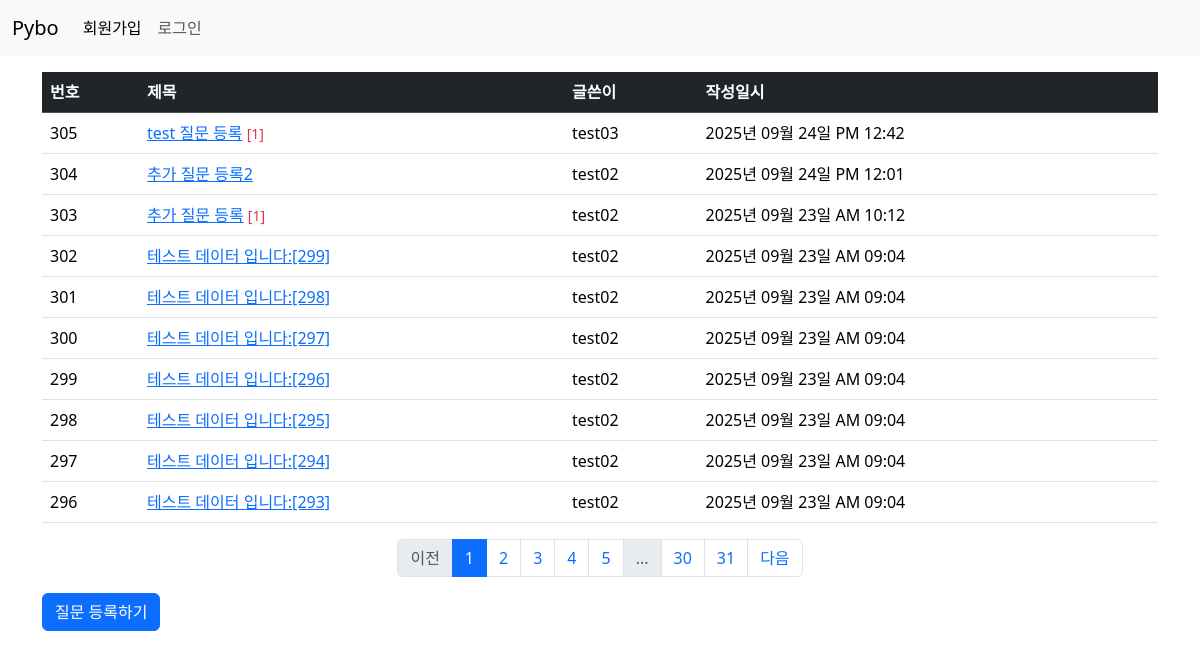
Page /question/list/ on the committed database.
### pybo/models.py (models this page shows)
class Question(db.Model):
    id = db.Column(db.Integer, primary_key=True)
    subject = db.Column(db.String(200), nullable=False)
    content = db.Column(db.Text(), nullable=False)
    create_date = db.Column(db.DateTime(), nullable=False)
    user_id = db.Column(db.Integer, db.ForeignKey('user.id', ondelete='CASCADE'),
                        nullable=False)
    user = db.relationship('User', backref=db.backref('question_set'))

class User(db.Model):
    id = db.Column(db.Integer, primary_key=True)
    username = db.Column(db.String(150), unique=True, nullable=False)
    password = db.Column(db.String(200), nullable=False)
    email = db.Column(db.String(120), unique=True, nullable=False)

### pybo/views/question_views.py (the view)
@bp.route('/list/')
def _list():
    page = request.args.get('page', default=1, type=int)  # 페이지
    question_list = Question.query.order_by(Question.create_date.desc())
    question_list = question_list.paginate(page=page, per_page=10)  # 한 페이지에 보여야할 게시글 수
    return render_template('question/question_list.html', question_list=question_list)

### pybo/filter.py (called while the page is built)
def format_datetime(value, fmt='%Y년 %m월 %d일 %p %I:%M'):
    return value.strftime(fmt)

### pybo/views/auth_views.py (called while the page is built)
@bp.before_app_request
def load_logged_in_user():
    user_id = session.get('user_id')
    if user_id is None:
        g.user = None
    else:
        g.user = User.query.get(int(user_id))

### pybo/templates/question/question_list.html
{% extends 'base.html' %}
{% block content %}
<div class="container my-3">
    <table class="table table-hover">
        <thead>
        <tr class="table-dark">
            <th scope="col">번호</th>
            <th scope="col">제목</th>
            <th scope="col">글쓴이</th>
            <th scope="col">작성일시</th>
        </tr>
        </thead>
        <tbody>
        {% if question_list %}
        {% for question in question_list.items %}
        <tr>
            <td>{{ question_list.total - (question_list.page - 1) * question_list.per_page - loop.index0 }}</td>
            <td>
                <a href="{{ url_for('question.detail', question_id= question.id) }}">{{ question.subject }}</a>
                {% if question.answer_set | length > 0 %}
                <span class="text-danger small"> [{{question.answer_set | length}}]</span>
                {% endif %}
            </td>
            <td>{{ question.user.username }}</td>
            <td>{{ question.create_date|datetime }}</td>
        </tr>
        {% endfor %}
        {% else %}
        <tr>
            <td colspan="3">질문이 없습니다.</td>
        </tr>
        {% endif %}
        </tbody>
    </table>
    <ul class="pagination justify-content-center">
        {% if question_list.has_prev %}
        <li class="page-item"><a href="?page={{ question_list.prev_num }}" class="page-link">이전</a></li>
        {% else %}
        <li class="page-item disabled"><a href="javascript:void(0)" class="page-link">이전</a></li>
        {% endif %}
        {% for page_num in question_list.iter_pages() %}
        {% if page_num %}
        {% if page_num != question_list.page %}
        <li class="page-item"><a class="page-link" href="?page={{ page_num }}">{{ page_num }}</a></li>
        {%else%}
        <li class="page-item active">
            <a class="page-link" href="javascript:void(0)" aria-current="page">{{ page_num }}</a>
        </li>
        {% endif %}
        {% else %}
        <li class="page-item disabled"><a class="page-link" href="javascript:void(0)">...</a></li>
        {% endif %}
        {% endfor %}
        {% if question_list.has_next %}
        <li class="page-item"><a href="?page={{ question_list.next_num }}" class="page-link">다음</a></li>
        {% else %}
        <li class="page-item disabled"><a href="javascript:void(0)" class="page-link">다음</a></li>
        {% endif %}
    </ul>
    <a href="{{ url_for('question.create') }}" class="btn btn-primary">질문 등록하기</a>
</div>
{% endblock %}

### pybo/templates/base.html (shortened to what this page needs)
<!DOCTYPE html>
<html lang="ko">
<head>
    <link rel="stylesheet" href="https://cdn.jsdelivr.net/npm/bootstrap@5.3.8/dist/css/bootstrap.min.css">
    <link rel="stylesheet" href="{{ url_for('static', filename='style.css') }}">
</head>
<body>
{% include 'navbar.html' %}
{% block content %}
{% endblock %}
</body>
</html>

### pybo/templates/navbar.html (shortened to what this page needs)
<nav class="navbar navbar-expand-sm bg-body-tertiary">
    <div class="container-fluid">
        <a class="navbar-brand" href="{{ url_for('main.index') }}">Pybo</a>
        <div class="collapse navbar-collapse" id="navbarTogglerDemo02">
            {% if g.user %}
            <ul class="navbar-nav me-auto mb-2 mb-lg-0">
                <li class="nav-item">
                    <a class="nav-link active" aria-current="page"
                       href="{{ url_for('auth.logout') }}">{{ g.user.username }} (로그아웃)</a>
                </li>
            </ul>
            {% else %}
            <ul class="navbar-nav me-auto mb-2 mb-lg-0">
                <li class="nav-item">
                    <a class="nav-link active" aria-current="page"
                       href="{{ url_for('auth.signup') }}">회원가입</a>
                </li>
                <li class="nav-item">
                    <a class="nav-link" href="{{ url_for('auth.login') }}">로그인</a>
                </li>
            </ul>
            {% endif %}
        </div>
    </div>
</nav>

### rows in the picture
Question: total "305", subject "test 질문 등록", answer_set|length "1", user.username "test03", create_date "2025년 09월 24일 PM 12:42"
Question: total "304", subject "추가 질문 등록2", user.username "test02", create_date "2025년 09월 24일 PM 12:01"
Question: total "303", subject "추가 질문 등록", answer_set|length "1", user.username "test02", create_date "2025년 09월 23일 AM 10:12"
Question: total "302", subject "테스트 데이터 입니다:[299]", user.username "test02", create_date "2025년 09월 23일 AM 09:04"
Question: total "301", subject "테스트 데이터 입니다:[298]", user.username "test02", create_date "2025년 09월 23일 AM 09:04"
Question: total "300", subject "테스트 데이터 입니다:[297]", user.username "test02", create_date "2025년 09월 23일 AM 09:04"
Question: total "299", subject "테스트 데이터 입니다:[296]", user.username "test02", create_date "2025년 09월 23일 AM 09:04"
Question: total "298", subject "테스트 데이터 입니다:[295]", user.username "test02", create_date "2025년 09월 23일 AM 09:04"
Question: total "297", subject "테스트 데이터 입니다:[294]", user.username "test02", create_date "2025년 09월 23일 AM 09:04"
Question: total "296", subject "테스트 데이터 입니다:[293]", user.username "test02", create_date "2025년 09월 23일 AM 09:04"

### other values in the picture
{{ page_num }} "1"
{{ page_num }} "2" "3" "4" "5" "30" "31"
